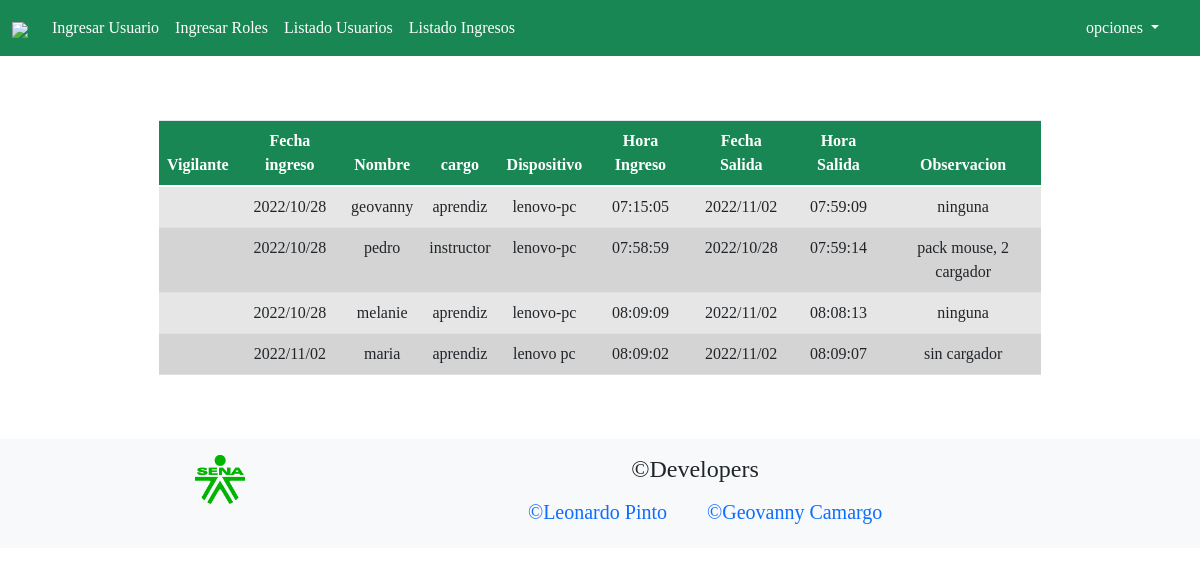
The page /pages/listado_ingreso.php (signed in) on the database as committed earlier.
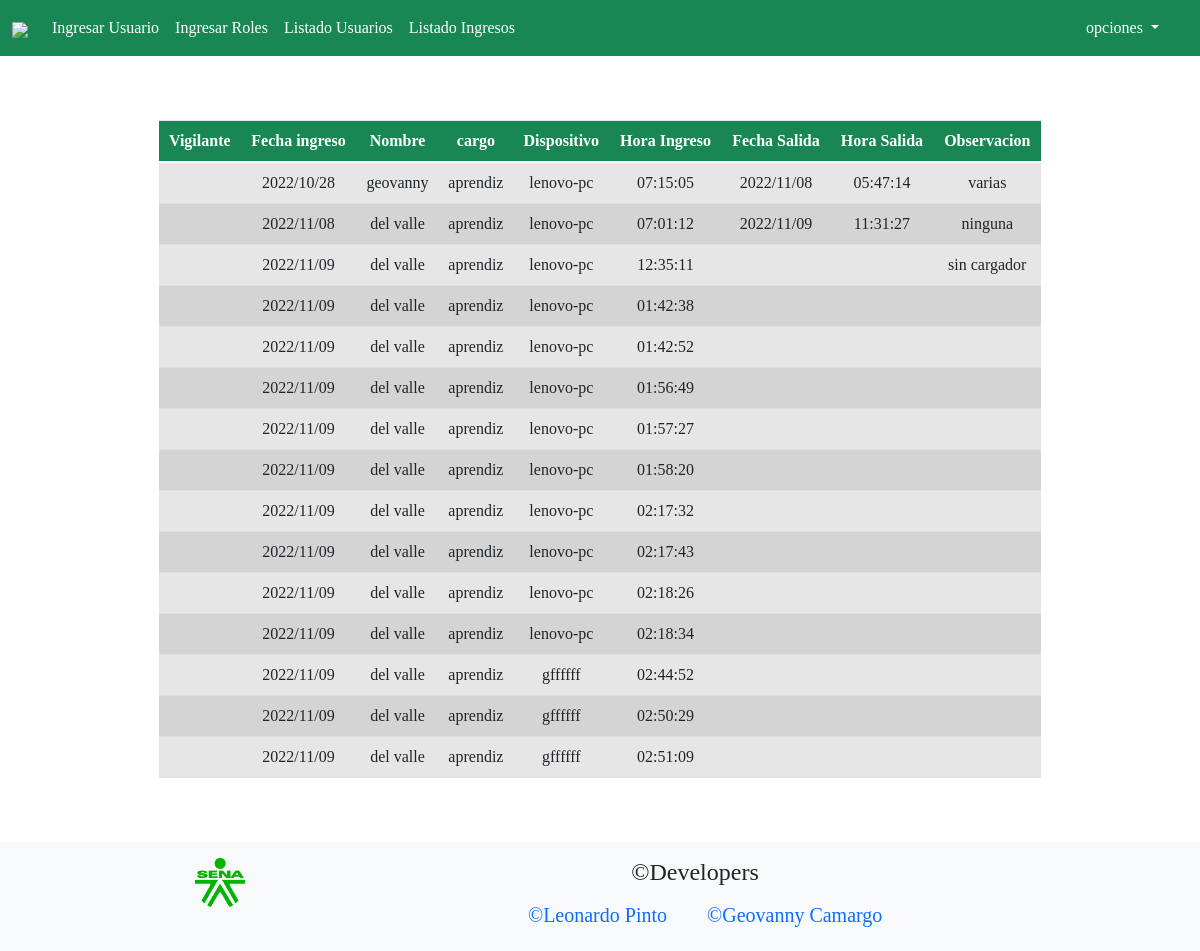
The same page on the database as committed later.
### tables this page shows
CREATE TABLE `objetos` (
  `id` int(11) NOT NULL,
  `vigiliante` varchar(70) NOT NULL,
  `documento` varchar(70) NOT NULL,
  `fecha` varchar(70) NOT NULL,
  `nombre` varchar(70) NOT NULL,
  `apellido` varchar(70) NOT NULL,
  `cargo` varchar(70) NOT NULL,
  `dispositivo` varchar(70) NOT NULL,
  `h_ingreso` varchar(70) NOT NULL,
  `fecha_salida` varchar(70) DEFAULT NULL,
  `h_salida` varchar(70) DEFAULT NULL,
  `observacion` varchar(200) DEFAULT NULL
);

### pages/listado_ingreso.php (the view, shortened to what this page needs)
<!DOCTYPE html>
<html lang="es">
<head>
    <link rel="stylesheet" href="../bootstrap-5.0.2-dist/css/sb-admin-2.css">
    <link rel="stylesheet" href="../bootstrap-5.0.2-dist/css/bootstrap.min.css">
    <link rel="stylesheet" href="//cdn.datatables.net/1.12.1/css/jquery.dataTables.min.css">
</head>
<body class="nav">
<?php
    include("../componentes/navbar.php");
?>
<div class="container mt-5">
    <div class="col-12 col-sm-12 col-md-10 col-xl-10 p-4 mt-5 ml-auto mr-auto">
        <div class="overflow-auto">
                <table class="table table-striped text-center text-white" id="myTable">
                    <thead>
                        <tr>
                            <th scope="col" class="bg-success">Vigilante</th>
                            <th scope="col" class="bg-success">Fecha ingreso</th>
                            <th scope="col" class="bg-success">Nombre</th>
                            <th scope="col" class="bg-success">cargo</th>
                            <th scope="col" class="bg-success">Dispositivo</th>
                            <th scope="col" class="bg-success">Hora Ingreso</th>
                            <th scope="col" class="bg-success">Fecha Salida</th>
                            <th scope="col" class="bg-success">Hora Salida</th>
                            <th scope="col" class="bg-success">Observacion</th>
                        </tr>
                    </thead>
                        <tbody id="myTable">
                            <?php
                            include("../crud/model/connection.php");
                            $sql = $con->query(" SELECT * FROM objetos");
                            while($datos=$sql->fetch_object()) {?>
                            <tr class="table-active">
                                <td></td>
                                <td><?= $datos->fecha?></td>
                                <td><?= $datos->nombre?></td>
                                <td><?= $datos->cargo?></td>
                                <td><?= $datos->dispositivo?></td>
                                <td><?= $datos->h_ingreso?></td>
                                <td><?= $datos->fecha_salida?></td>
                                <td><?= $datos->h_salida?></td>
                                <td><?= $datos->observacion?></td>
                            </tr>
                        <?php
                            }
                            ?>
                        </tbody>
                </table>
            </div>
            </div>
</div>
</body>
</html>
<?php
    include("../componentes/footer.php");
?>

Rows that differ between the two databases and show on the page:
removed objetos: fecha "2022/10/28", nombre "pedro", cargo "instructor", dispositivo "lenovo-pc", h_ingreso "07:58:59", fecha_salida "2022/10/28", h_salida "07:59:14", observacion "pack mouse, 2 cargador"
removed objetos: fecha "2022/10/28", nombre "melanie", cargo "aprendiz", dispositivo "lenovo-pc", h_ingreso "08:09:09", fecha_salida "2022/11/02", h_salida "08:08:13", observacion "ninguna"
removed objetos: fecha "2022/11/02", nombre "maria", cargo "aprendiz", dispositivo "lenovo pc", h_ingreso "08:09:02", fecha_salida "2022/11/02", h_salida "08:09:07", observacion "sin cargador"
changed objetos "geovanny": fecha_salida "2022/11/02" → "2022/11/08"; h_salida "07:59:09" → "05:47:14"; observacion "ninguna" → "varias"
added objetos: fecha "2022/11/08", nombre "del valle", cargo "aprendiz", dispositivo "lenovo-pc", h_ingreso "07:01:12", fecha_salida "2022/11/09", h_salida "11:31:27", observacion "ninguna"
added objetos: fecha "2022/11/09", nombre "del valle", cargo "aprendiz", dispositivo "lenovo-pc", h_ingreso "12:35:11", observacion "sin cargador"
added objetos: fecha "2022/11/09", nombre "del valle", cargo "aprendiz", dispositivo "lenovo-pc", h_ingreso "01:42:38"
added objetos: fecha "2022/11/09", nombre "del valle", cargo "aprendiz", dispositivo "lenovo-pc", h_ingreso "01:42:52"
added objetos: fecha "2022/11/09", nombre "del valle", cargo "aprendiz", dispositivo "lenovo-pc", h_ingreso "01:56:49"
added objetos: fecha "2022/11/09", nombre "del valle", cargo "aprendiz", dispositivo "lenovo-pc", h_ingreso "01:57:27"
added objetos: fecha "2022/11/09", nombre "del valle", cargo "aprendiz", dispositivo "lenovo-pc", h_ingreso "01:58:20"
added objetos: fecha "2022/11/09", nombre "del valle", cargo "aprendiz", dispositivo "lenovo-pc", h_ingreso "02:17:32"
added objetos: fecha "2022/11/09", nombre "del valle", cargo "aprendiz", dispositivo "lenovo-pc", h_ingreso "02:17:43"
added objetos: fecha "2022/11/09", nombre "del valle", cargo "aprendiz", dispositivo "lenovo-pc", h_ingreso "02:18:26"
added objetos: fecha "2022/11/09", nombre "del valle", cargo "aprendiz", dispositivo "lenovo-pc", h_ingreso "02:18:34"
added objetos: fecha "2022/11/09", nombre "del valle", cargo "aprendiz", dispositivo "gffffff", h_ingreso "02:44:52"
added objetos: fecha "2022/11/09", nombre "del valle", cargo "aprendiz", dispositivo "gffffff", h_ingreso "02:50:29"
added objetos: fecha "2022/11/09", nombre "del valle", cargo "aprendiz", dispositivo "gffffff", h_ingreso "02:51:09"
